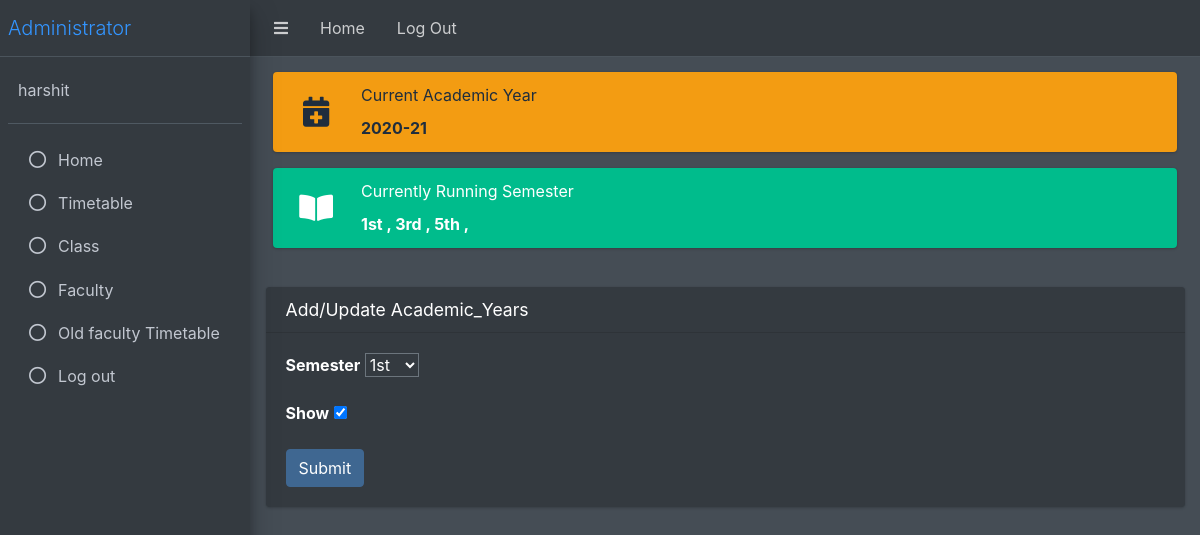
The app's page /Update_Semester/6/ (signed in) with its own data.
### webapp/models.py (models this page shows, shortened)
class year(models.Model):
    academic_year = models.CharField(max_length=100, default="2019-20", verbose_name="Academic Year")
    show = models.BooleanField(verbose_name="Tick if this is the current year")

class sem(models.Model):
    semester = models.CharField(max_length=100, choices=SEM_CHOICES, default='1st', null=True,
                                verbose_name="Choose Semester")
    show1 = models.BooleanField(verbose_name="Tick if this is the current going semester")

### webapp/views.py (the view)
# urls.py: path('Update_Semester/<id>/', update_sem, name="usem"),
@login_required(login_url='/Login_User')
def update_sem(request, id):
    se = sem.objects.get(id=id)
    if request.method == "POST":
        sfrm = sem_form(request.POST, instance=se)
        if sfrm.is_valid():
            sfrm.save()
            s = sem.objects.all()
            a = year.objects.all()
            sfrm = sem_form()
            s1 = search_form1()
            messages.success(request, "Successfully Updated")
            return render(request, "Admin-Panel.html", context={'a': a, 's': s, 's1': s1})
        else:
            messages.error(request, "Please enter the data correctly")
            s = sem.objects.all()
            sfrm = sem_form(instance=se)
            a = year.objects.all()
            return render(request, "Update_Semester.html", context={'sfrm': sfrm, 's': s, 'a': a})
    else:
        s = sem.objects.all()
        sfrm = sem_form(instance=se)
        a = year.objects.all()
        return render(request, "Update_Semester.html", context={'sfrm': sfrm, 's': s, 'a': a})

### webapp/forms.py
class sem_form(forms.ModelForm):
    class Meta:
        model = sem
        fields = '__all__'

### webapp/templates/Update_Semester.html (shortened to what this page needs)
   {% extends "Admin-Panel.html" %} {% load static %} {% block content %}
<div class="content-wrapper">
            <div class="content-header">
                <div class="container-fluid">
                    <div class="col-md-12">
                        <div class="info-box mb-3 bg-warning">
                            <span class="info-box-icon"><i class="fas fa-calendar-plus"></i></span>
                            <div class="info-box-content">
                                <span class="info-box-text">Current Academic Year</span>
                                {% for f in a %}
                                {% if f.show == True %}
                                <span class="info-box-number">{{ f.academic_year }}</span>
                                {% endif %}
                                {% endfor %}
                            </div>
                        </div>
                        <div class="info-box mb-3 bg-success">
                            <span class="info-box-icon"><i class="fa fa-book-open"></i></span>
                            <div class="info-box-content">
                                <span class="info-box-text">Currently Running Semester</span>
                                <span class="info-box-number">{% for d in s %} {% if d.show1 == True %}{{ d.semester }} , {% endif %}{% endfor %} </span>
                            </div>
                        </div>
                    </div>
                </div>
            </div>
            <section class="content">
                <div class="container-fluid">
                    <div class="row">
                        <div class="col-md-12">
                            <div class="card">
                                <div class="card-header">
                                    <h5 class="card-title">Add/Update Academic_Years</h5>
                                </div>
                                <div class="card-body">
                                    <div class="row">
                                        <div class="col-md-12">
                                            <form action="" method="post">
          <div class="form-group">
    <label for="id_semester">Semester</label>
   {{ sfrm.semester }}
  </div>
         <div class="form-group">
    <label for="id_show1">Show</label>
   {{ sfrm.show1 }}
  </div>
 <button class="btn btn-primary" type="submit">Submit</button>
                                            </form>
                                        </div>
                                    </div>
                                </div>
                            </div>
                        </div>
                    </div>
                </div>
        </div>
   {% endblock %}

### webapp/templates/Admin-Panel.html (shortened to what this page needs)
{% load static %}
    <!DOCTYPE html>
<html lang="en">
<head>
    <link rel="stylesheet" href="https://cdnjs.cloudflare.com/ajax/libs/font-awesome/5.15.3/css/all.min.css" />
    <link rel="stylesheet" href="{% static  'dataTables.bootstrap4.min.css' %} ">
    <link rel="stylesheet" href="{% static  'responsive.bootstrap4.min.css' %} ">
    <link rel="stylesheet" href="{% static  'buttons.bootstrap4.min.css' %}">
    <link rel="stylesheet" href="{% static  'adminlte.min.css' %} ">
    <link rel="stylesheet" href="{% static  'all.min.css' %} ">
    <link rel="stylesheet" href="{% static  'OverlayScrollbars.min.css' %} ">
</head>
<body class="hold-transition dark-mode sidebar-mini layout-fixed layout-navbar-fixed layout-footer-fixed">
    <div class="wrapper">
        <nav class="main-header navbar navbar-expand navbar-dark">
            <ul class="navbar-nav">
                <li class="nav-item">
                    <a class="nav-link" data-widget="pushmenu" href="#" role="button"><i class="fas fa-bars"></i></a>
                </li>
                <li class="nav-item d-none d-sm-inline-block">
                    <a href="/Admin-Panel" class="nav-link">Home</a>
                </li>
                <li class="nav-item d-none d-sm-inline-block">
                    <a href="/Logout_User/" class="nav-link">Log Out</a>
                </li>
            </ul>
        </nav>
        <aside class="main-sidebar sidebar-dark-primary elevation-4">
            <a href="/Admin-Panel" class="brand-link">
                <span class="brand-text font-weight-light">Administrator</span>
            </a>
            <div class="sidebar">
                <div class="user-panel mt-3 pb-3 mb-3 d-flex">
                    <div class="info">
                        <a href="/Add_User" class="d-block"> {{request.user}}</a>
                    </div>
                </div>
                <nav class="mt-2">
                    <ul class="nav nav-pills nav-sidebar flex-column" data-widget="treeview" role="menu" data-accordion="false">
                        <li class="nav-item menu-open">
                            <ul class="nav nav-treeview">
                                <li class="nav-item">
                                    <a href="/Admin-Panel" class="nav-link">
                                        <i class="far fa-circle nav-icon"></i>
                                        <p>Home</p>
                                    </a>
                                </li>
                                <li class="nav-item">
                                    <a href="/Create_Class" class="nav-link">
                                        <i class="far fa-circle nav-icon"></i>
                                        <p>Timetable</p>
                                    </a>
                                </li>
                                <li class="nav-item">
                                    <a href="/Create_Class" class="nav-link ">
                                        <i class="far fa-circle nav-icon"></i>
                                        <p>Class</p>
                                    </a>
                                </li>
                                <li class="nav-item">
                                    <a href="/Create_Faculty" class="nav-link">
                                        <i class="far fa-circle nav-icon"></i>
                                        <p>Faculty</p>
                                    </a>
                                </li>
                                <li class="nav-item">
                                    <a href="/Search_old_faculty_timetable" class="nav-link">
                                        <i class="far fa-circle nav-icon"></i>
                                        <p>Old faculty Timetable</p>
                                    </a>
                                </li>
                                <li class="nav-item">
                                    <a href="/Logout_User/" class="nav-link">
                                        <i class="far fa-circle nav-icon"></i>
                                        <p>Log out</p>
                                    </a>
                                </li>
                            </ul>
                        </li>
                </nav>
            </div>
        </aside>
{% block content %}{% endblock %}
</body>
</html>

### records on screen
year: academic_year "2020-21"
sem: semester "1st", show1 "☑"
sem: semester "3rd"
sem: semester "5th"

### other values on screen
{{ request.user }} "harshit"
